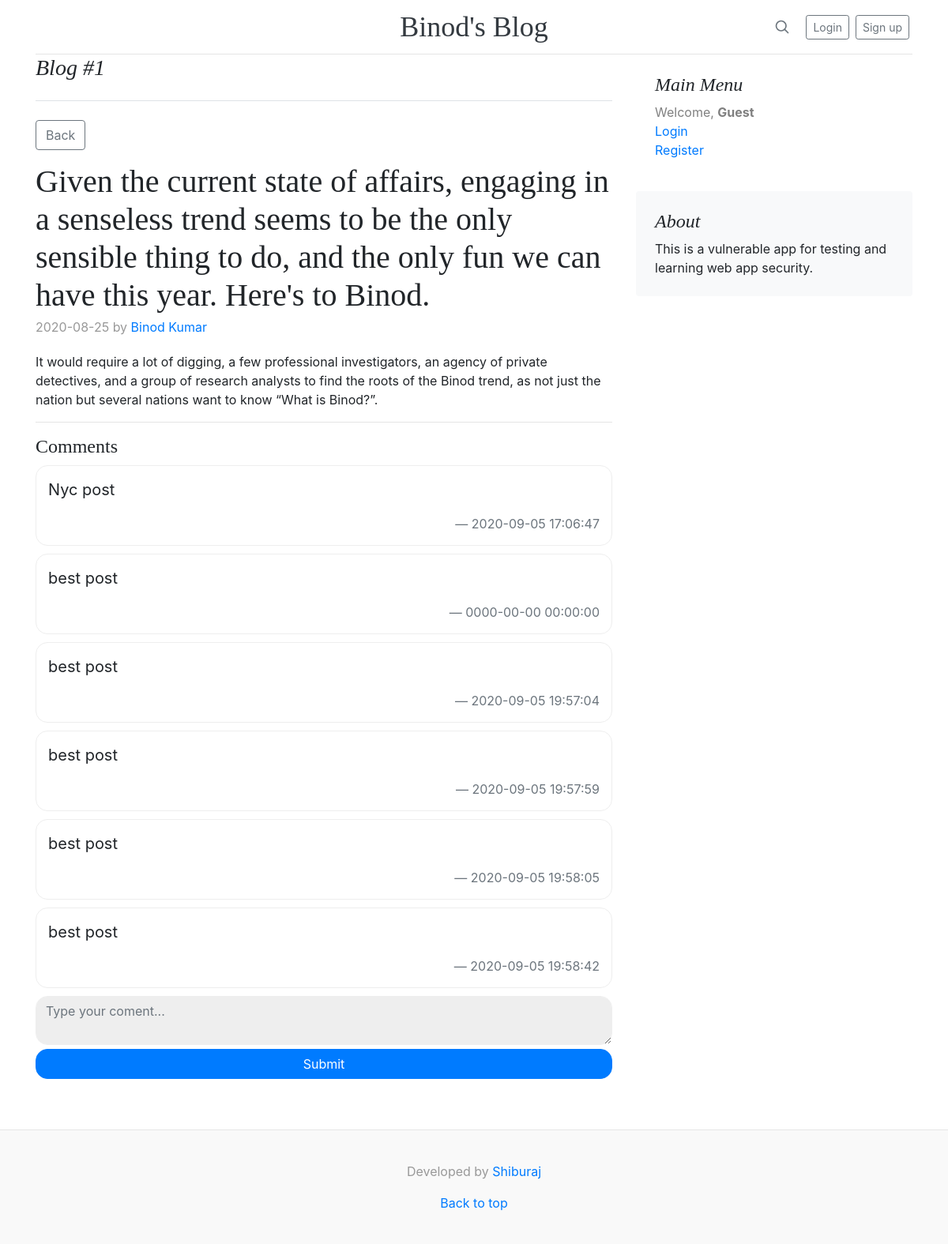
The app's page /blog.php?id=1 with its own data.
### tables this page shows
CREATE TABLE IF NOT EXISTS `blog` (
  `id` int(10) unsigned NOT NULL AUTO_INCREMENT,
  `user_id` int(10) unsigned DEFAULT NULL,
  `title` varchar(250) DEFAULT NULL,
  `contents` text,
  `created_at` date DEFAULT NULL,
  PRIMARY KEY (`id`)
);

CREATE TABLE IF NOT EXISTS `users` (
  `id` int(10) unsigned NOT NULL AUTO_INCREMENT,
  `name` varchar(250) DEFAULT NULL,
  `email` varchar(250) DEFAULT NULL,
  `password` varchar(250) DEFAULT NULL,
  `is_admin` tinyint(4) DEFAULT '0',
  `created_at` datetime DEFAULT NULL,
  PRIMARY KEY (`id`),
  UNIQUE KEY `email` (`email`)
);

CREATE TABLE IF NOT EXISTS `comments` (
  `id` int(10) unsigned NOT NULL AUTO_INCREMENT,
  `blog_id` int(10) unsigned DEFAULT NULL,
  `contents` text,
  `created_at` datetime DEFAULT NULL,
  PRIMARY KEY (`id`),
  KEY `FK_comments_blog` (`blog_id`)
);

### config.php (called while the page is built, shortened)
<?php
    function get_user_by_id($db, $id){
        $user = mysqli_query($db,"SELECT * from users WHERE id = '".$id."'");
        return mysqli_fetch_assoc($user);
    }
?>

### blog.php (the view, shortened to what this page needs)
<?php
    require_once('config.php');
    $id = $_GET['id'];
    $result = mysqli_query($db,"SELECT * from blog WHERE id = '".$id."'");
    $blog = mysqli_fetch_array($result);
    $user = get_user_by_id($db,$blog['user_id']);
?>
<!doctype html>
<html lang="en">
  <head>
    <link href="./assets/css/bootstrap.min.css" rel="stylesheet">
    <link href="./assets/css/blog.css" rel="stylesheet">
  </head>
  <body>
    <div class="container">
  <?php include_once('partials/header.php'); ?>
</div>
<main role="main" class="container">
  <div class="row">
    <div class="col-md-8 blog-main">
      <h3 class="pb-4 mb-4 font-italic border-bottom">
        Blog #<?php echo $blog['id']; ?>
      </h3>
      <p><a class="btn btn-rounded btn-outline-secondary " href="index.php">Back</a></p>
      <div class="blog-post">
        <h2 class="blog-post-title"><?php echo $blog['title']; ?></h2>
        <p class="blog-post-meta"><?php echo $blog['created_at']; ?> by <a href="#"><?php echo $user['name']; ?></a></p>
        <p><?php
            echo $blog['contents'];
            ?></p>
        <hr>
        <p>
          <h4>Comments</h4>
          <?php
              $comments = mysqli_query($db,"SELECT * from comments where blog_id = '".$blog['id']."'");
              while($row = mysqli_fetch_assoc($comments)){
          ?>
            <blockquote class="blockquote mb-0" style="border: 1px solid #eee; padding: 15px;border-radius: 15px;margin-top: 10px;">
              <p><?php echo $row['contents']  ?></p>
              <footer class="blockquote-footer text-right"><?php echo $row['created_at']  ?></footer>
            </blockquote>
          <?php
              }
          ?>
          <form action="blog.php?id=<?php echo $blog['id']; ?>" style="margin-top: 10px;" method="POST">
              <textarea name="contents" class="form-control" style="border: 1px solid #eee; border-radius: 15px; background-color: #eee" id="" placeholder="Type your coment..." ></textarea>
              <button class="btn btn-primary btn-block" style="border-radius: 15px;margin-top: 5px;" type="submit" >Submit</button>
          </form>
        </p>
      </div>
    </div>
    <?php include_once('partials/sidebar.php'); ?>
  </div>
</main>
<?php
  include_once('partials/footer.php');
?>
</body>
</html>

### partials/header.php
<header class="blog-header py-3">
    <div class="row flex-nowrap justify-content-between align-items-center">
      <div class="col-4 pt-1">
      </div>
      <div class="col-4 text-center">
        <a class="blog-header-logo text-dark" href="#">Binod's Blog</a>
      </div>
      <div class="col-4 d-flex justify-content-end align-items-center">
        <a class="text-muted" href="search.php" aria-label="Search">
          <svg xmlns="http://www.w3.org/2000/svg" width="20" height="20" fill="none" stroke="currentColor" stroke-linecap="round" stroke-linejoin="round" stroke-width="2" class="mx-3" role="img" viewBox="0 0 24 24" focusable="false"><title>Search</title><circle cx="10.5" cy="10.5" r="7.5"/><path d="M21 21l-5.2-5.2"/></svg>
        </a>
        <?php if(isset($_SESSION['USER_ID'])){ ?>
          <a class="btn btn-sm btn-outline-secondary mx-1" href="logout.php">Logout</a>
        <?php }else{ ?>
            <a class="btn btn-sm btn-outline-secondary mx-1" href="login.php">Login</a>
            <a class="btn btn-sm btn-outline-secondary mx-1" href="register.php">Sign up</a>
        <?php } ?>
      </div>
    </div>
  </header>

### partials/sidebar.php
<aside class="col-md-4 blog-sidebar">
    <div class="p-4">
    <h4 class="font-italic">Main Menu</h4>
    <?php if(isset($_SESSION['USER_ID'])): ?>
        <ol class="list-unstyled">
            <li style="color:forestgreen;">Welcome, <b><?php echo $_SESSION['name']; ?></b></li>
            <li><a href="change_password.php">Change Password</a></li>
            <li><a href="logout.php">Logout</a></li>
        </ol>
    <?php else: ?>
        <ol class="list-unstyled">
            <li style="color:gray;">Welcome, <b>Guest</b></li>
            <li><a href="login.php">Login</a></li>
            <li><a href="register.php">Register</a></li>
        </ol>
    <?php endif; ?>
    </div>
    <div class="p-4 mb-3 bg-light rounded">
    <h4 class="font-italic">About</h4>
    <p class="mb-0">
        This is a vulnerable app for testing and learning web app security.
    </p>
    </div>
</aside>

### partials/footer.php
<footer class="blog-footer">
  <p>Developed by <a href="https://shiburaj.com">Shiburaj</a></p>
  <p>
    <a href="#">Back to top</a>
  </p>
</footer>

### assets/css/blog.css (style rules this page uses)
.blog-header { line-height: 1; border-bottom: 1px solid #e5e5e5; }
.blog-header-logo { font-family: "Playfair Display", Georgia, "Times New Roman", serif; font-size: 2.25rem; }
h1, h2, h3, h4, h5, h6 { font-family: "Playfair Display", Georgia, "Times New Roman", serif; }
.blog-post { margin-bottom: 4rem; }
.blog-post-title { margin-bottom: .25rem; font-size: 2.5rem; }
.blog-post-meta { margin-bottom: 1.25rem; color: #999; }
.blog-footer { padding: 2.5rem 0; color: #999; text-align: center; background-color: #f9f9f9; border-top: .05rem solid #e5e5e5; }
.blog-footer p:last-child { margin-bottom: 0; }

### records on screen
blog: id "1", title "Given the current state of affairs, engaging in a senseless trend seems to be the only sensible thing to do, and the only fun we can have this year. Here's to Binod.", created_at "2020-08-25", contents "It would require a lot of digging, a few professional investigators, an agency of private detectives, and a group of research analysts to find the roots of the Binod trend, as not just the nation but several nations want to know “What is Binod?”."
users: name "Binod Kumar"
comments: contents "Nyc post", created_at "2020-09-05 17:06:47"
comments: contents "best post", created_at "0000-00-00 00:00:00"
comments: contents "best post", created_at "2020-09-05 19:57:04"
comments: contents "best post", created_at "2020-09-05 19:57:59"
comments: contents "best post", created_at "2020-09-05 19:58:05"
comments: contents "best post", created_at "2020-09-05 19:58:42"
